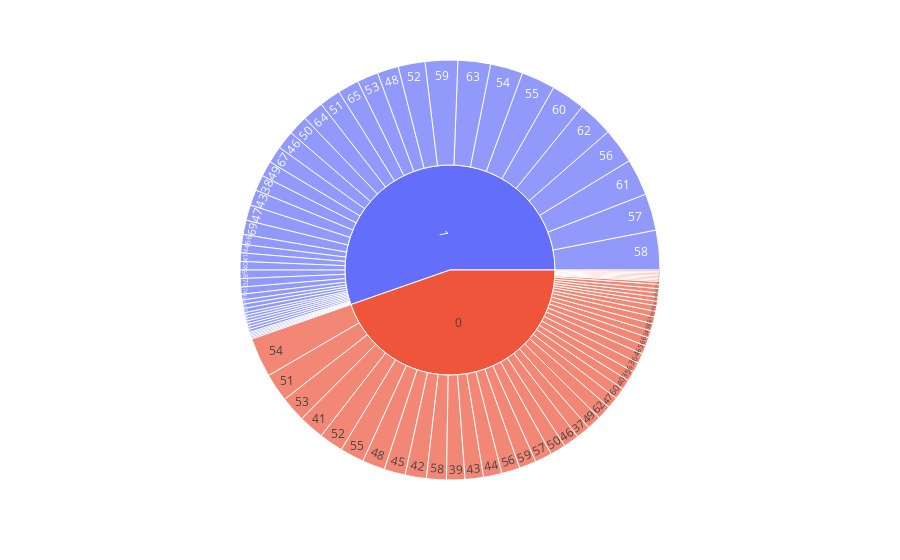

The code cell stored with this chart in its notebook:
### Code cell
px.sunburst(heart_df, path=['HeartDisease','Age'])

### Figure 1 — Plotly figure (JSON) as saved in the notebook; plotly's stock layout.template omitted (floating-point values rounded to 4 significant figures)
{"data": [{"branchvalues": "total", "domain": {"x": [0, 1], "y": [0, 1]}, "hovertemplate": "labels=%{label}<br>count=%{value}<br>parent=%{parent}<br>id=%{id}<extra></extra>", "ids": ["0/40", "1/49", "0/37", "1/48", "0/54", "0/39", "0/45", "1/37", "0/48", "1/58", "0/42", "1/38", "0/43", "1/60", "1/36", "0/44", "0/49", "1/44", "0/36", "0/53", "0/52", "0/51", "1/53", "0/56", "1/54", "1/41", "0/32", "1/65", "0/41", "0/35", "1/43", "0/59", "0/50", "1/50", "1/47", "1/31", "1/52", "1/46", "1/57", "1/55", "0/46", "1/32", "0/55", "1/63", "1/56", "1/66", "1/40", "0/57", "0/34", "0/47", "0/38", "1/33", "1/59", "1/34", "0/58", "0/61", "0/29", "0/62", "0/31", "1/35", "0/28", "0/30", "1/39", "1/51", "0/33", "1/45", "0/60", "1/61", "1/62", "0/65", "1/74", "1/68", "1/42", "0/72", "1/64", "1/69", "1/67", "1/73", "1/70", "0/66", "0/63", "0/74", "1/77", "1/72", "1/75", "0/64", "1/76", "0/68", "1/71", "0/75", "0/69", "0/67", "0/71", "0/70", "0/76", "0", "1"], "labels": ["40", "49", "37", "48", "54", "39", "45", "37", "48", "58", "42", "38", "43", "60", "36", "44", "49", "44", "36", "53", "52", "51", "53", "56", "54", "41", "32", "65", "41", "35", "43", "59", "50", "50", "47", "31", "52", "46", "57", "55", "46", "32", "55", "63", "56", "66", "40", "57", "34", "47", "38", "33", "59", "34", "58", "61", "29", "62", "31", "35", "28", "30", "39", "51", "33", "45", "60", "61", "62", "65", "74", "68", "42", "72", "64", "69", "67", "73", "70", "66", "63", "74", "77", "72", "75", "64", "76", "68", "71", "75", "69", "67", "71", "70", "76", "0", "1"], "name": "", "parents": ["0", "1", "0", "1", "0", "0", "0", "1", "0", "1", "0", "1", "0", "1", "1", "0", "0", "1", "0", "0", "0", "0", "1", "0", "1", "1", "0", "1", "0", "0", "1", "0", "0", "1", "1", "1", "1", "1", "1", "1", "0", "1", "0", "1", "1", "1", "1", "0", "0", "0", "0", "1", "1", "1", "0", "0", "0", "0", "0", "1", "0", "0", "1", "1", "0", "1", "0", "1", "1", "0", "1", "1", "1", "0", "1", "1", "1", "1", "1", "0", "0", "0", "1", "1", "1", "0", "1", "0", "1", "0", "0", "0", "0", "0", "0", "", ""], "type": "sunburst", "values": [7, 11, 10, 15, 28, 13, 15, 1, 16, 28, 15, 11, 13, 24, 2, 13, 10, 6, 4, 18, 17, 20, 15, 13, 23, 6, 3, 15, 18, 7, 11, 12, 11, 14, 11, 1, 19, 13, 26, 24, 11, 2, 17, 23, 25, 7, 6, 12, 5, 8, 5, 1, 23, 2, 14, 5, 3, 10, 1, 4, 1, 1, 2, 15, 1, 3, 8, 26, 25, 6, 5, 6, 3, 1, 15, 10, 12, 1, 6, 6, 7, 2, 2, 3, 2, 7, 1, 4, 2, 1, 3, 3, 3, 1, 1, 410, 508]}], "layout": {"legend": {"tracegroupgap": 0}, "margin": {"t": 60}}}
